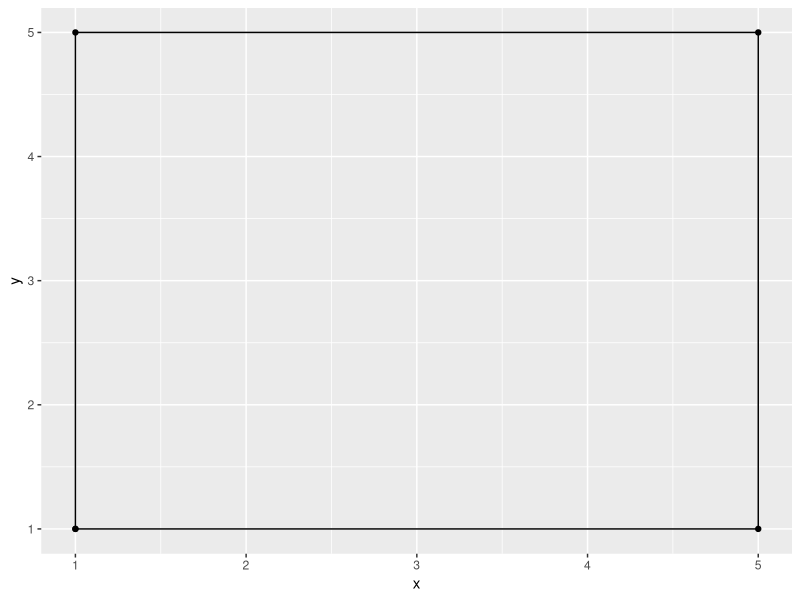
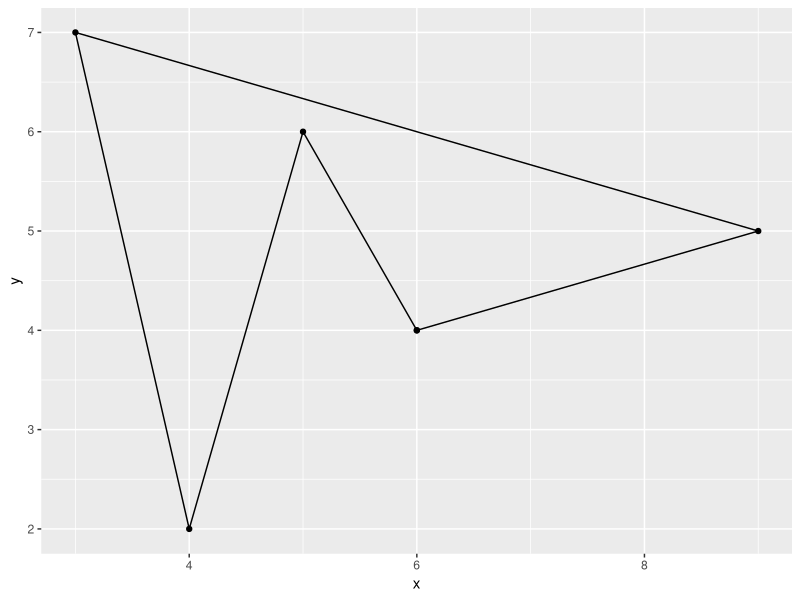

Here is the R script that generated these plots, in order:
## ---- chunk 1
knitr::opts_chunk$set(echo = TRUE)
## ---- chunk 2
quadrilateral_area <- function(x1,y1,x2,y2,x3,y3,x4,y4,x5,y5){
#the values for the first and last coordinates are the same so the function is able to loop  
a <- 1:4 #this is the range between 1 and the number of vertices neglecting the last one which is 
         #the same as the first
v1 <- c(x1,y1)
v2 <- c(x2,y2)
v3 <- c(x3,y3)
v4 <- c(x4,y4)
v5 <- c(x5,y5)

vertices <- matrix(cbind(v1,v2,v3,v4,v5), nrow=2, ncol=5)

#the first and last vertices are the same so the function loops round

area <- 0
for (i in a){
  area <- (area + 1/2*det(cbind(vertices[,i],vertices[,i+1])))
}
cat("Area of polygon is", abs(area)) 

library(ggplot2)
plot <- data.frame(X = c(vertices[1,]), Y = c(vertices[2,]))
ggplot(plot, aes(x=X, y=Y))+
  geom_point()+
  geom_path()+
  labs(x= "x", y = "y")
}
## ---- chunk 3
quadarea <- quadrilateral_area(1,1,1,5,5,5,5,1,1,1)
quadarea
## ---- chunk 4
pentagon_area <- function(x1,y1,x2,y2,x3,y3,x4,y4,x5,y5,x6,y6){
#the values for the first and last coordinates are the same so the function is able to loop  
a <- 1:5 #this is the range between 1 and the number of vertices neglecting the last one which is 
         #the same as the first
v1 <- c(x1,y1)
v2 <- c(x2,y2)
v3 <- c(x3,y3)
v4 <- c(x4,y4)
v5 <- c(x5,y5)
v6 <- c(x6,y6)

vertices <- matrix(cbind(v1,v2,v3,v4,v5,v6), nrow=2, ncol=6)

#the first and last vertices are the same so the function loops round

area <- 0
for (i in a){
  area <- (area + 1/2*det(cbind(vertices[,i],vertices[,i+1])))
}
cat("Area of polygon is", abs(area)) 

library(ggplot2)
plot <- data.frame(X = c(vertices[1,]), Y = c(vertices[2,]))
ggplot(plot, aes(x=X, y=Y))+
  geom_point()+
  geom_path()+
  labs(x= "x", y = "y")
}
## ---- chunk 5
pentarea <- pentagon_area(6,4,5,6,4,2,3,7,9,5,6,4)
pentarea
